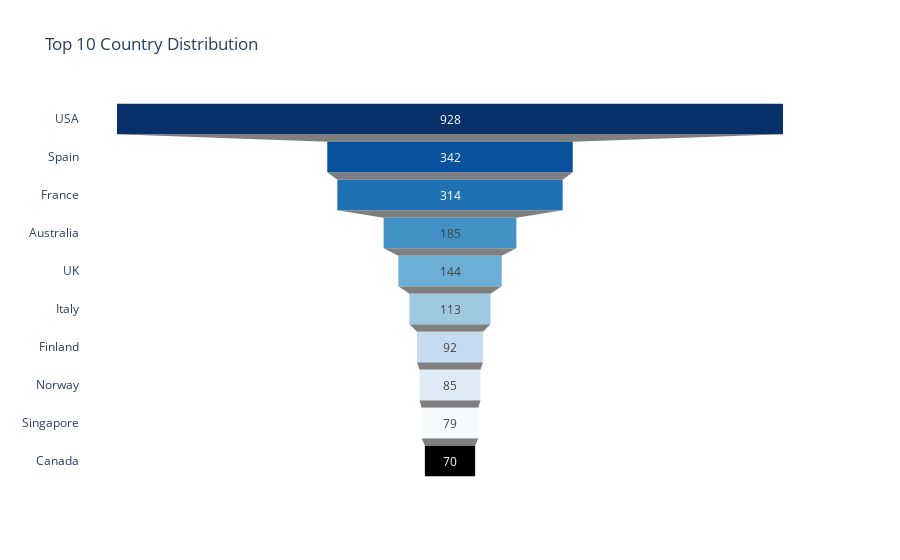

Notebook source saved alongside this figure:
### Code cell
#Top 10 Counteries
country_counts = cars_df['COUNTRY'].value_counts()[:10]
fig = go.Figure(go.Funnel(y=country_counts.index,
    x=country_counts.values, textinfo='value', marker={'color': px.colors.sequential.Blues_r}))
fig.update_layout(title_text='Top 10 Country Distribution',  template='plotly_white')
fig.show()

### Figure 1 — Plotly figure (JSON) as saved in the notebook; plotly's stock layout.template omitted (floating-point values rounded to 4 significant figures)
{"data": [{"marker": {"color": ["rgb(8,48,107)", "rgb(8,81,156)", "rgb(33,113,181)", "rgb(66,146,198)", "rgb(107,174,214)", "rgb(158,202,225)", "rgb(198,219,239)", "rgb(222,235,247)", "rgb(247,251,255)"]}, "textinfo": "value", "type": "funnel", "x": [928, 342, 314, 185, 144, 113, 92, 85, 79, 70], "y": ["USA", "Spain", "France", "Australia", "UK", "Italy", "Finland", "Norway", "Singapore", "Canada"]}], "layout": {"title": {"text": "Top 10 Country Distribution"}}}
